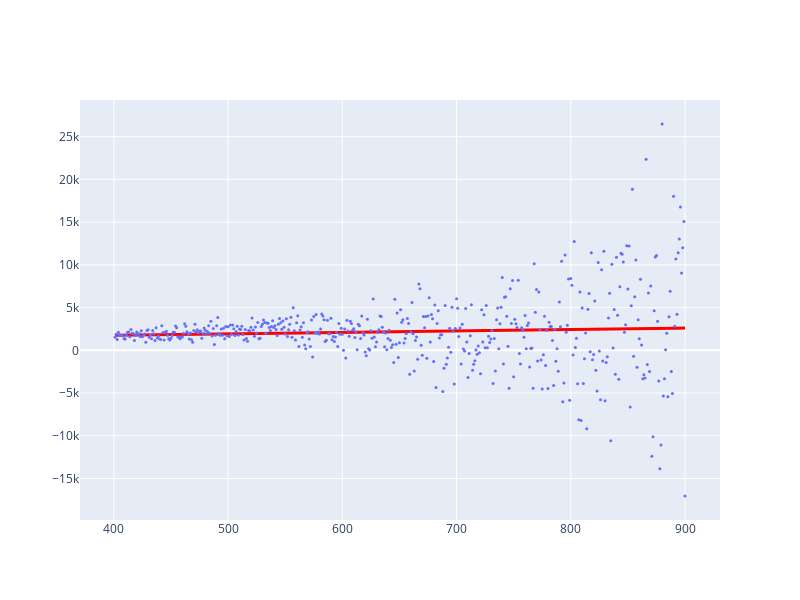

The code cell stored with this chart in its notebook:
### Markdown cell above
We plot the data-scatter and add the linear fit to it.

### Code cell
fig0 = px.line(x=x, y = theta0 + theta1*x)
fig0.update_traces(line_color="red", line_width=3)
fig1 = px.scatter(x=x, y=y)
fig1.update_traces(marker=dict(size=3))


fig = go.Figure(data = fig0.data + fig1.data, layout=dict(width=800, height=600))
fig.show()

### Figure 1 — Plotly figure (JSON) as saved in the notebook; plotly's stock layout.template omitted (floating-point values rounded to 4 significant figures; data arrays with more than 128 entries replaced by an {"elided": "..."} marker saying what was removed)
{"data": [{"hovertemplate": "x=%{x}<br>y=%{y}<extra></extra>", "legendgroup": "", "line": {"color": "red", "dash": "solid", "width": 3}, "marker": {"symbol": "circle"}, "mode": "lines", "name": "", "orientation": "v", "showlegend": false, "type": "scatter", "x": {"elided": "500 int values"}, "xaxis": "x", "y": {"elided": "500 float values"}, "yaxis": "y"}, {"hovertemplate": "x=%{x}<br>y=%{y}<extra></extra>", "legendgroup": "", "marker": {"color": "#636efa", "size": 3, "symbol": "circle"}, "mode": "markers", "name": "", "orientation": "v", "showlegend": false, "type": "scatter", "x": {"elided": "500 int values"}, "xaxis": "x", "y": {"elided": "500 float values"}, "yaxis": "y"}], "layout": {"height": 600, "width": 800, "xaxis": {"autorange": true, "range": [370.4, 930.6], "type": "linear"}, "yaxis": {"autorange": true, "range": [-19850.0, 29290.0], "type": "linear"}}}
